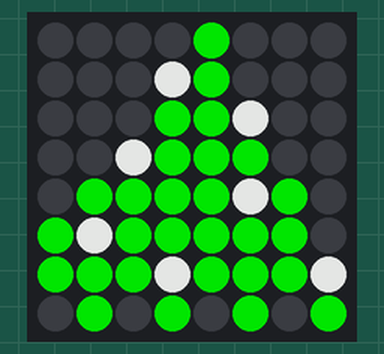
A program run on a simulated Raspberry Pi (BCM pin numbers) with a Sense HAT. Parts: the Sense HAT's 8×8 RGB LED matrix. Dim RGB values are drawn brighter than linear.

Above: at 0.1 s.
At 1.1 s:
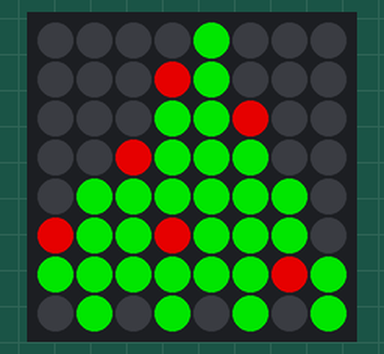

Measured:
- what the display in image 1 shows lasts 1.0 s, from 1.0 s to 2.0 s

The program:

christmas2.py
```python
from sense_hat import SenseHat
import time, sys

sh = SenseHat()
sh.low_light = True

FRAMES = [
[[0, 0, 0], [0, 0, 0], [0, 0, 0], [0, 0, 0], [0, 255, 0], [0, 0, 0], [0, 0, 0], [0, 0, 0], [0, 0, 0], [0, 0, 0], [0, 0, 0], [255, 255, 255], [0, 255, 0], [0, 0, 0], [0, 0, 0], [0, 0, 0], [0, 0, 0], [0, 0, 0], [0, 0, 0], [0, 255, 0], [0, 255, 0], [255, 255, 255], [0, 0, 0], [0, 0, 0], [0, 0, 0], [0, 0, 0], [255, 255, 255], [0, 255, 0], [0, 255, 0], [0, 255, 0], [0, 0, 0], [0, 0, 0], [0, 0, 0], [0, 255, 0], [0, 255, 0], [0, 255, 0], [0, 255, 0], [255, 255, 255], [0, 255, 0], [0, 0, 0], [0, 255, 0], [255, 255, 255], [0, 255, 0], [0, 255, 0], [0, 255, 0], [0, 255, 0], [0, 255, 0], [0, 0, 0], [0, 255, 0], [0, 255, 0], [0, 255, 0], [255, 255, 255], [0, 255, 0], [0, 255, 0], [0, 255, 0], [255, 255, 255], [0, 0, 0], [0, 255, 0], [0, 0, 0], [0, 255, 0], [0, 0, 0], [0, 255, 0], [0, 0, 0], [0, 255, 0]],
[[0, 0, 0], [0, 0, 0], [0, 0, 0], [0, 0, 0], [0, 255, 0], [0, 0, 0], [0, 0, 0], [0, 0, 0], [0, 0, 0], [0, 0, 0], [0, 0, 0], [255, 0, 0], [0, 255, 0], [0, 0, 0], [0, 0, 0], [0, 0, 0], [0, 0, 0], [0, 0, 0], [0, 0, 0], [0, 255, 0], [0, 255, 0], [255, 0, 0], [0, 0, 0], [0, 0, 0], [0, 0, 0], [0, 0, 0], [255, 0, 0], [0, 255, 0], [0, 255, 0], [0, 255, 0], [0, 0, 0], [0, 0, 0], [0, 0, 0], [0, 255, 0], [0, 255, 0], [0, 255, 0], [0, 255, 0], [0, 255, 0], [0, 255, 0], [0, 0, 0], [255, 0, 0], [0, 255, 0], [0, 255, 0], [255, 0, 0], [0, 255, 0], [0, 255, 0], [0, 255, 0], [0, 0, 0], [0, 255, 0], [0, 255, 0], [0, 255, 0], [0, 255, 0], [0, 255, 0], [0, 255, 0], [255, 0, 0], [0, 255, 0], [0, 0, 0], [0, 255, 0], [0, 0, 0], [0, 255, 0], [0, 0, 0], [0, 255, 0], [0, 0, 0], [0, 255, 0]]]

def show_frame():
    for x in FRAMES:
        sh.set_pixels(x)
        time.sleep(1)

def main():
    try:
        while True:
            show_frame()
    except (KeyboardInterrupt, SystemExit):
        sys.exit()

if __name__ == '__main__':
    main()
```
